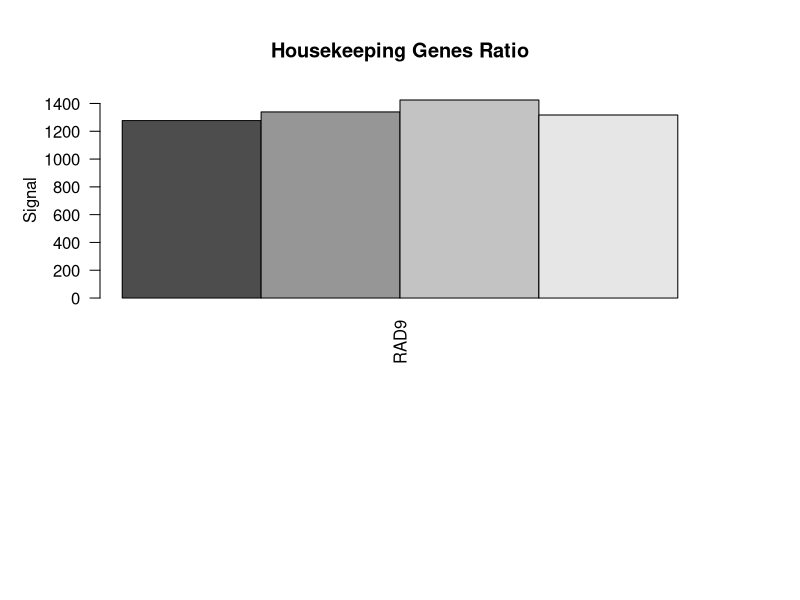

Generate this figure with R:
d = c(1277.0, 1339.0, 1425.0, 1317.0)
d = matrix(d, 4)
names = c("RAD9")
par(mar=c(15,5,5,5))
barplot(d, beside = TRUE, names.arg = names, las=2, main="Housekeeping Genes Ratio", ylab="Signal")
